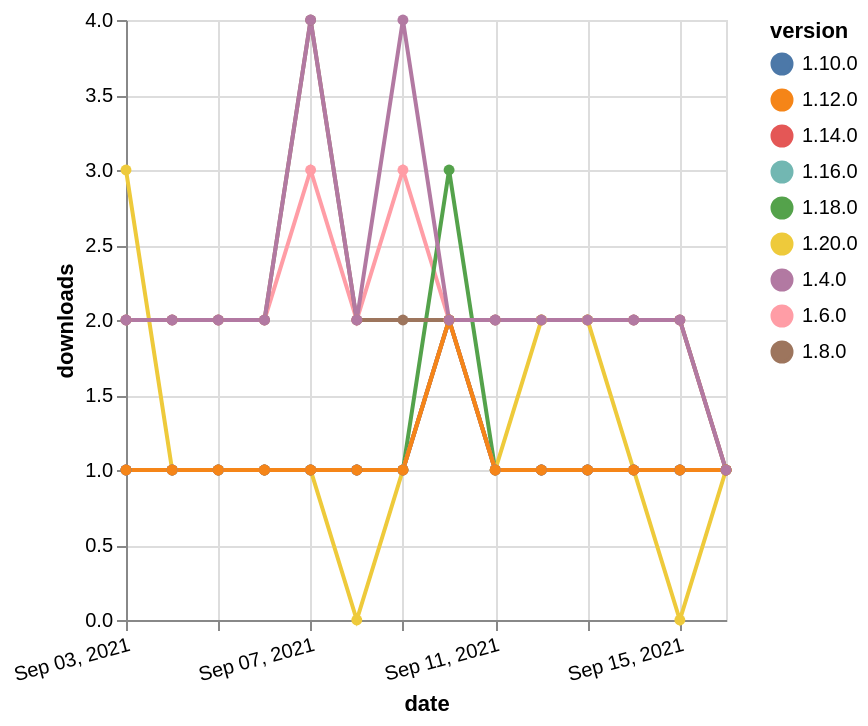

Write the Vega-Lite specification saved for this chart.
### Vega-Lite specification from a JSON file in a GitHub repository (floating-point values rounded to 4 significant figures)
{"$schema": "https://vega.github.io/schema/vega-lite/v5.json", "description": "A simple bar chart with embedded data.", "data": {"values": [{"date": "2021-09-03", "total": 2587, "delta": 2, "version": "1.6.0"}, {"date": "2021-09-04", "total": 2589, "delta": 2, "version": "1.6.0"}, {"date": "2021-09-05", "total": 2591, "delta": 2, "version": "1.6.0"}, {"date": "2021-09-06", "total": 2593, "delta": 2, "version": "1.6.0"}, {"date": "2021-09-07", "total": 2596, "delta": 3, "version": "1.6.0"}, {"date": "2021-09-08", "total": 2598, "delta": 2, "version": "1.6.0"}, {"date": "2021-09-09", "total": 2601, "delta": 3, "version": "1.6.0"}, {"date": "2021-09-10", "total": 2603, "delta": 2, "version": "1.6.0"}, {"date": "2021-09-11", "total": 2605, "delta": 2, "version": "1.6.0"}, {"date": "2021-09-12", "total": 2607, "delta": 2, "version": "1.6.0"}, {"date": "2021-09-13", "total": 2609, "delta": 2, "version": "1.6.0"}, {"date": "2021-09-14", "total": 2611, "delta": 2, "version": "1.6.0"}, {"date": "2021-09-15", "total": 2613, "delta": 2, "version": "1.6.0"}, {"date": "2021-09-16", "total": 2614, "delta": 1, "version": "1.6.0"}, {"date": "2021-09-03", "total": 191, "delta": 1, "version": "1.18.0"}, {"date": "2021-09-04", "total": 192, "delta": 1, "version": "1.18.0"}, {"date": "2021-09-05", "total": 193, "delta": 1, "version": "1.18.0"}, {"date": "2021-09-06", "total": 194, "delta": 1, "version": "1.18.0"}, {"date": "2021-09-07", "total": 195, "delta": 1, "version": "1.18.0"}, {"date": "2021-09-08", "total": 196, "delta": 1, "version": "1.18.0"}, {"date": "2021-09-09", "total": 197, "delta": 1, "version": "1.18.0"}, {"date": "2021-09-10", "total": 200, "delta": 3, "version": "1.18.0"}, {"date": "2021-09-11", "total": 201, "delta": 1, "version": "1.18.0"}, {"date": "2021-09-12", "total": 202, "delta": 1, "version": "1.18.0"}, {"date": "2021-09-13", "total": 203, "delta": 1, "version": "1.18.0"}, {"date": "2021-09-14", "total": 204, "delta": 1, "version": "1.18.0"}, {"date": "2021-09-15", "total": 205, "delta": 1, "version": "1.18.0"}, {"date": "2021-09-16", "total": 206, "delta": 1, "version": "1.18.0"}, {"date": "2021-09-03", "total": 2399, "delta": 2, "version": "1.8.0"}, {"date": "2021-09-04", "total": 2401, "delta": 2, "version": "1.8.0"}, {"date": "2021-09-05", "total": 2403, "delta": 2, "version": "1.8.0"}, {"date": "2021-09-06", "total": 2405, "delta": 2, "version": "1.8.0"}, {"date": "2021-09-07", "total": 2409, "delta": 4, "version": "1.8.0"}, {"date": "2021-09-08", "total": 2411, "delta": 2, "version": "1.8.0"}, {"date": "2021-09-09", "total": 2413, "delta": 2, "version": "1.8.0"}, {"date": "2021-09-10", "total": 2415, "delta": 2, "version": "1.8.0"}, {"date": "2021-09-11", "total": 2417, "delta": 2, "version": "1.8.0"}, {"date": "2021-09-12", "total": 2419, "delta": 2, "version": "1.8.0"}, {"date": "2021-09-13", "total": 2421, "delta": 2, "version": "1.8.0"}, {"date": "2021-09-14", "total": 2423, "delta": 2, "version": "1.8.0"}, {"date": "2021-09-15", "total": 2425, "delta": 2, "version": "1.8.0"}, {"date": "2021-09-16", "total": 2426, "delta": 1, "version": "1.8.0"}, {"date": "2021-09-03", "total": 238, "delta": 1, "version": "1.10.0"}, {"date": "2021-09-04", "total": 239, "delta": 1, "version": "1.10.0"}, {"date": "2021-09-05", "total": 240, "delta": 1, "version": "1.10.0"}, {"date": "2021-09-06", "total": 241, "delta": 1, "version": "1.10.0"}, {"date": "2021-09-07", "total": 242, "delta": 1, "version": "1.10.0"}, {"date": "2021-09-08", "total": 243, "delta": 1, "version": "1.10.0"}, {"date": "2021-09-09", "total": 244, "delta": 1, "version": "1.10.0"}, {"date": "2021-09-10", "total": 246, "delta": 2, "version": "1.10.0"}, {"date": "2021-09-11", "total": 247, "delta": 1, "version": "1.10.0"}, {"date": "2021-09-12", "total": 248, "delta": 1, "version": "1.10.0"}, {"date": "2021-09-13", "total": 249, "delta": 1, "version": "1.10.0"}, {"date": "2021-09-14", "total": 250, "delta": 1, "version": "1.10.0"}, {"date": "2021-09-15", "total": 251, "delta": 1, "version": "1.10.0"}, {"date": "2021-09-16", "total": 252, "delta": 1, "version": "1.10.0"}, {"date": "2021-09-03", "total": 125, "delta": 3, "version": "1.20.0"}, {"date": "2021-09-04", "total": 126, "delta": 1, "version": "1.20.0"}, {"date": "2021-09-05", "total": 127, "delta": 1, "version": "1.20.0"}, {"date": "2021-09-06", "total": 128, "delta": 1, "version": "1.20.0"}, {"date": "2021-09-07", "total": 129, "delta": 1, "version": "1.20.0"}, {"date": "2021-09-08", "total": 129, "delta": 0, "version": "1.20.0"}, {"date": "2021-09-09", "total": 130, "delta": 1, "version": "1.20.0"}, {"date": "2021-09-10", "total": 132, "delta": 2, "version": "1.20.0"}, {"date": "2021-09-11", "total": 133, "delta": 1, "version": "1.20.0"}, {"date": "2021-09-12", "total": 135, "delta": 2, "version": "1.20.0"}, {"date": "2021-09-13", "total": 137, "delta": 2, "version": "1.20.0"}, {"date": "2021-09-14", "total": 138, "delta": 1, "version": "1.20.0"}, {"date": "2021-09-15", "total": 138, "delta": 0, "version": "1.20.0"}, {"date": "2021-09-16", "total": 139, "delta": 1, "version": "1.20.0"}, {"date": "2021-09-03", "total": 169, "delta": 1, "version": "1.16.0"}, {"date": "2021-09-04", "total": 170, "delta": 1, "version": "1.16.0"}, {"date": "2021-09-05", "total": 171, "delta": 1, "version": "1.16.0"}, {"date": "2021-09-06", "total": 172, "delta": 1, "version": "1.16.0"}, {"date": "2021-09-07", "total": 173, "delta": 1, "version": "1.16.0"}, {"date": "2021-09-08", "total": 174, "delta": 1, "version": "1.16.0"}, {"date": "2021-09-09", "total": 175, "delta": 1, "version": "1.16.0"}, {"date": "2021-09-10", "total": 177, "delta": 2, "version": "1.16.0"}, {"date": "2021-09-11", "total": 178, "delta": 1, "version": "1.16.0"}, {"date": "2021-09-12", "total": 179, "delta": 1, "version": "1.16.0"}, {"date": "2021-09-13", "total": 180, "delta": 1, "version": "1.16.0"}, {"date": "2021-09-14", "total": 181, "delta": 1, "version": "1.16.0"}, {"date": "2021-09-15", "total": 182, "delta": 1, "version": "1.16.0"}, {"date": "2021-09-16", "total": 183, "delta": 1, "version": "1.16.0"}, {"date": "2021-09-03", "total": 186, "delta": 1, "version": "1.14.0"}, {"date": "2021-09-04", "total": 187, "delta": 1, "version": "1.14.0"}, {"date": "2021-09-05", "total": 188, "delta": 1, "version": "1.14.0"}, {"date": "2021-09-06", "total": 189, "delta": 1, "version": "1.14.0"}, {"date": "2021-09-07", "total": 190, "delta": 1, "version": "1.14.0"}, {"date": "2021-09-08", "total": 191, "delta": 1, "version": "1.14.0"}, {"date": "2021-09-09", "total": 192, "delta": 1, "version": "1.14.0"}, {"date": "2021-09-10", "total": 194, "delta": 2, "version": "1.14.0"}, {"date": "2021-09-11", "total": 195, "delta": 1, "version": "1.14.0"}, {"date": "2021-09-12", "total": 196, "delta": 1, "version": "1.14.0"}, {"date": "2021-09-13", "total": 197, "delta": 1, "version": "1.14.0"}, {"date": "2021-09-14", "total": 198, "delta": 1, "version": "1.14.0"}, {"date": "2021-09-15", "total": 199, "delta": 1, "version": "1.14.0"}, {"date": "2021-09-16", "total": 200, "delta": 1, "version": "1.14.0"}, {"date": "2021-09-03", "total": 195, "delta": 1, "version": "1.12.0"}, {"date": "2021-09-04", "total": 196, "delta": 1, "version": "1.12.0"}, {"date": "2021-09-05", "total": 197, "delta": 1, "version": "1.12.0"}, {"date": "2021-09-06", "total": 198, "delta": 1, "version": "1.12.0"}, {"date": "2021-09-07", "total": 199, "delta": 1, "version": "1.12.0"}, {"date": "2021-09-08", "total": 200, "delta": 1, "version": "1.12.0"}, {"date": "2021-09-09", "total": 201, "delta": 1, "version": "1.12.0"}, {"date": "2021-09-10", "total": 203, "delta": 2, "version": "1.12.0"}, {"date": "2021-09-11", "total": 204, "delta": 1, "version": "1.12.0"}, {"date": "2021-09-12", "total": 205, "delta": 1, "version": "1.12.0"}, {"date": "2021-09-13", "total": 206, "delta": 1, "version": "1.12.0"}, {"date": "2021-09-14", "total": 207, "delta": 1, "version": "1.12.0"}, {"date": "2021-09-15", "total": 208, "delta": 1, "version": "1.12.0"}, {"date": "2021-09-16", "total": 209, "delta": 1, "version": "1.12.0"}, {"date": "2021-09-03", "total": 3061, "delta": 2, "version": "1.4.0"}, {"date": "2021-09-04", "total": 3063, "delta": 2, "version": "1.4.0"}, {"date": "2021-09-05", "total": 3065, "delta": 2, "version": "1.4.0"}, {"date": "2021-09-06", "total": 3067, "delta": 2, "version": "1.4.0"}, {"date": "2021-09-07", "total": 3071, "delta": 4, "version": "1.4.0"}, {"date": "2021-09-08", "total": 3073, "delta": 2, "version": "1.4.0"}, {"date": "2021-09-09", "total": 3077, "delta": 4, "version": "1.4.0"}, {"date": "2021-09-10", "total": 3079, "delta": 2, "version": "1.4.0"}, {"date": "2021-09-11", "total": 3081, "delta": 2, "version": "1.4.0"}, {"date": "2021-09-12", "total": 3083, "delta": 2, "version": "1.4.0"}, {"date": "2021-09-13", "total": 3085, "delta": 2, "version": "1.4.0"}, {"date": "2021-09-14", "total": 3087, "delta": 2, "version": "1.4.0"}, {"date": "2021-09-15", "total": 3089, "delta": 2, "version": "1.4.0"}, {"date": "2021-09-16", "total": 3090, "delta": 1, "version": "1.4.0"}]}, "width": "container", "mark": {"type": "line", "point": {"filled": true}}, "encoding": {"x": {"field": "date", "type": "temporal", "timeUnit": "yearmonthdate", "title": "date", "axis": {"labelAngle": -15}}, "y": {"field": "delta", "type": "quantitative", "title": "downloads"}, "color": {"field": "version", "type": "nominal"}, "tooltip": {"field": "delta"}}}
